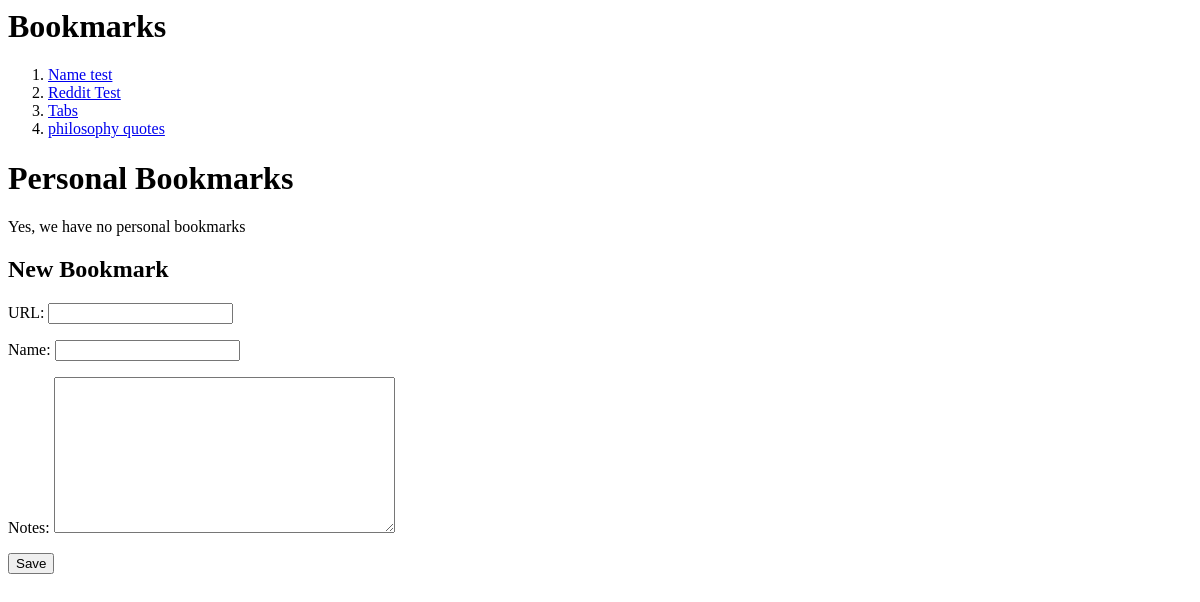
Before: /bookmarks/ (signed in) with the older database file.
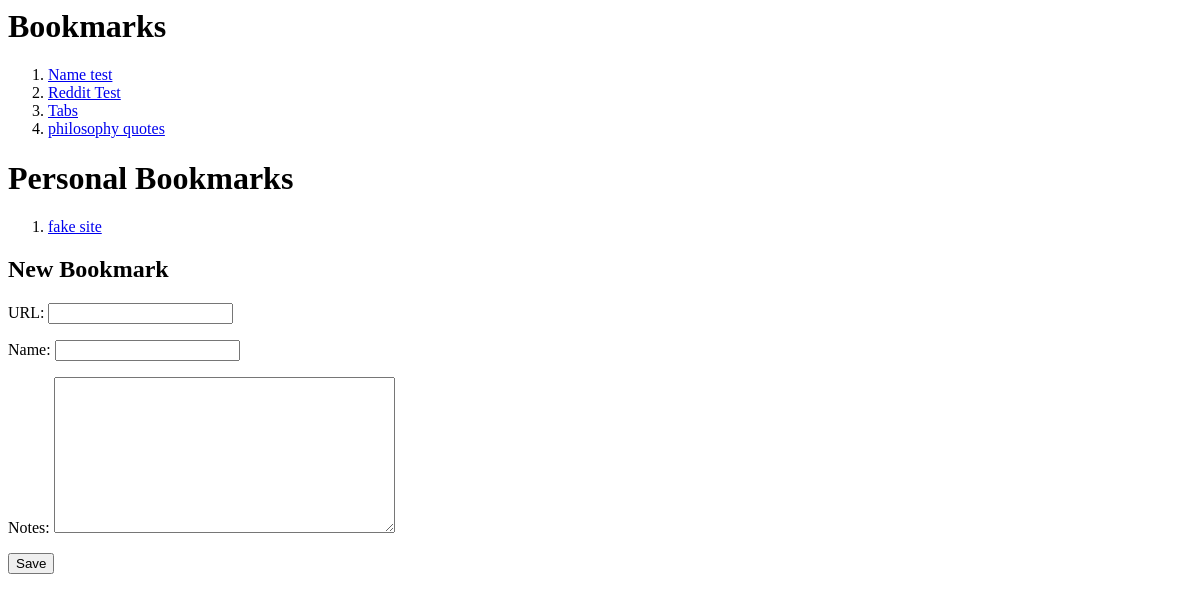
After: the same page with the newer database file.
### bookmark/models.py (models this page shows)
class Bookmark(models.Model):
    id = models.UUIDField(primary_key=True, default=uuid4, editable=False)
    url = models.URLField('URL', unique=True)
    name = models.CharField(max_length=200)
    notes = models.TextField(blank=True)
    created_at = models.DateTimeField(auto_now_add=True)
    last_modified = models.DateTimeField(auto_now_add=True)

class PersonalBookmark(Bookmark):
    user = models.ForeignKey(User, on_delete=models.CASCADE)

### bookmark/views.py (the view)
# urls.py: path('', views.index, name='index'),
def index(request):
    if request.method == 'POST':
        form = BookmarkForm(request.POST)
        if form.is_valid():
            form.save()
        else:
            raise Http404('Bookmark does not exist')
    context = {}
    pbid = PersonalBookmark.objects.values_list('id')
    context['bookmarks'] = Bookmark.objects.exclude(id__in=pbid)
    if request.user.is_anonymous:
        context['personal_bookmarks'] = PersonalBookmark.objects.none()
    else:
        context['personal_bookmarks'] = PersonalBookmark.objects.filter(
            user=request.user)  # noqa E501
    context['form'] = BookmarkForm
    return render(request, 'bookmark/index.html', context)

### bookmark/templates/bookmark/index.html (shortened to what this page needs)
<h1>Bookmarks</h1>
{% if bookmarks %}
<ol>
    {% for bookmark in bookmarks %}
    <li>
        <a href="{{ bookmark.url }}">{{ bookmark.name }}</a>
    </li>
    {% endfor %}
</ol>
{% else %} Yes, we have no bookmarks {% endif %}
<h1>Personal Bookmarks</h1>
{% if personal_bookmarks %}
<ol>
    {% for bookmark in personal_bookmarks %}
    <li>
        <a href="{{ bookmark.url }}">{{ bookmark.name }}</a>
    </li>
    {% endfor %}
</ol>
{% else %} Yes, we have no personal bookmarks {% endif %}
<h2>New Bookmark</h2>
<form method='POST' class='bookmark-form'>
    {{ form.as_p }}
    <button type="submit" class="save btn btn-default">Save</button>
</form>

Changed rows visible on the page:
added PersonalBookmark: name "fake site"
Other visible differences:
text no longer shown: "Yes, we have no personal bookmarks"
